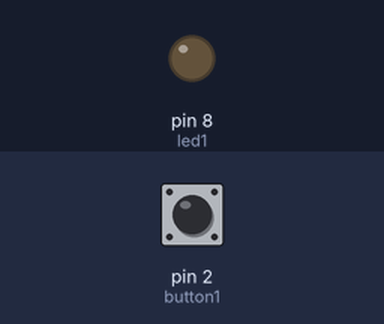
A sketch run on a simulated Arduino Uno, built with avr-gcc and run on an emulated ATmega328P. Shown: output pins drawn as LEDs (lit = HIGH). The inputs (shaded band) are chosen by the test bench; at power-on: pin 2 (button1) HIGH.

Above: at 1.2 s.
1.3 s: pin 2 (button1) pulled LOW for 0.15 s
At 1.37 s:
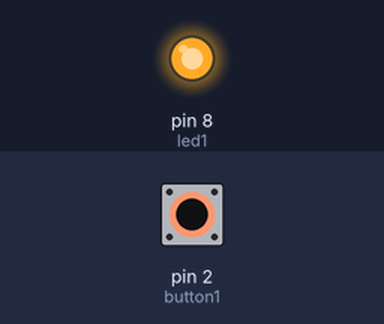
2.9 s: pin 2 (button1) pulled LOW for 3.2 s
At 6.4 s:
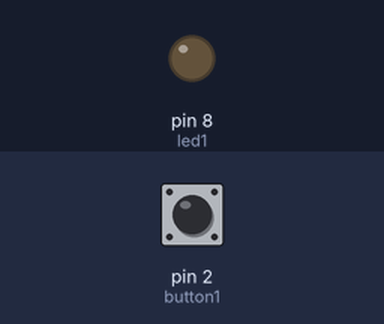
Timing chart, 0 to 7.9 s (numbered marks = the images above; inputs shaded):
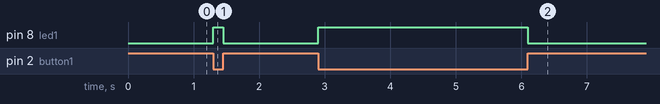

The sketch:

control_led_button.ino
```cpp
const int led1 = 8;
const int button1 = 2;

void setup() {
  pinMode(led1, OUTPUT);
  pinMode(button1, INPUT_PULLUP);
}

void loop() {
  int buttonState = digitalRead(button1);

  if (buttonState == LOW) {
    digitalWrite(led1, HIGH);
  } else {
    digitalWrite(led1, LOW);
  }
}
```

Measured:
- after the input at 1.3 s, pin 8 (led1): LOW → HIGH at once, → LOW 0.15 s later
- after the input at 2.9 s, pin 8 (led1): LOW → HIGH at once, → LOW 3.2 s later
